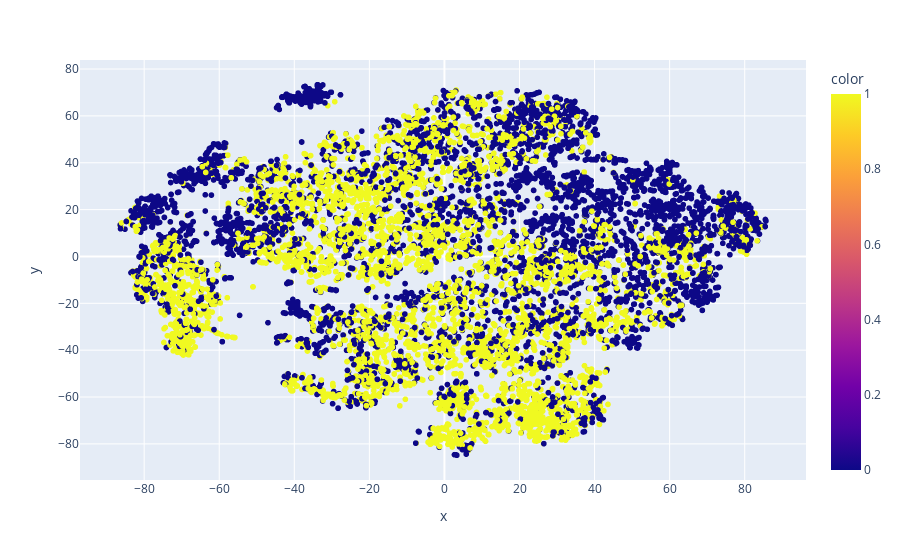

The cell this chart's notebook holds for it:
### Code cell
import plotly.express as px
fig = px.scatter(x=transformed[:,0], y=transformed[:,1], color=y)
fig.show()

### Figure 1 — Plotly figure (JSON) as saved in the notebook; plotly's stock layout.template omitted (floating-point values rounded to 4 significant figures; data arrays with more than 128 entries replaced by an {"elided": "..."} marker saying what was removed)
{"data": [{"hoverlabel": {"namelength": 0}, "hovertemplate": "x=%{x}<br>y=%{y}<br>color=%{marker.color}", "legendgroup": "", "marker": {"color": {"elided": "10014 int values"}, "coloraxis": "coloraxis", "symbol": "circle"}, "mode": "markers", "name": "", "showlegend": false, "type": "scattergl", "x": {"elided": "10014 float values"}, "xaxis": "x", "y": {"elided": "10014 float values"}, "yaxis": "y"}], "layout": {"coloraxis": {"colorbar": {"title": {"text": "color"}}, "colorscale": [[0, "#0d0887"], [0.1111, "#46039f"], [0.2222, "#7201a8"], [0.3333, "#9c179e"], [0.4444, "#bd3786"], [0.5556, "#d8576b"], [0.6667, "#ed7953"], [0.7778, "#fb9f3a"], [0.8889, "#fdca26"], [1, "#f0f921"]]}, "legend": {"tracegroupgap": 0}, "margin": {"t": 60}, "xaxis": {"anchor": "y", "domain": [0, 1], "title": {"text": "x"}}, "yaxis": {"anchor": "x", "domain": [0, 1], "title": {"text": "y"}}}}
